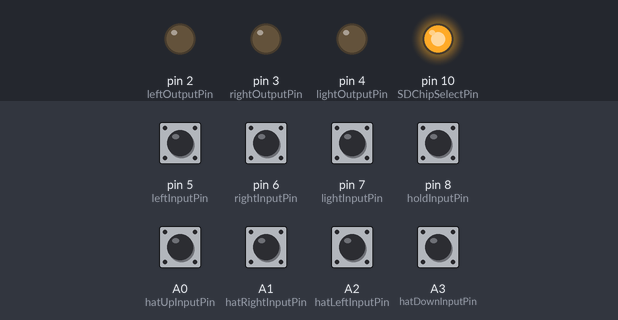
Simulated run of this sketch. Board: Arduino Uno, built with avr-gcc and run on an emulated ATmega328P. Shown: output pins drawn as LEDs (lit = HIGH). The test bench sets the inputs (shaded band); at power-on: A0 (hatUpInputPin), A1 (hatRightInputPin), A2 (hatLeftInputPin), A3 (hatDownInputPin), pin 5 (leftInputPin), pin 6 (rightInputPin), pin 7 (lightInputPin), pin 8 (holdInputPin) HIGH. Storage starts empty; the audio player accepts every command and is not drawn.

Above: at 1.2 s.
1.3 s: pin 5 (leftInputPin) pulled LOW for 0.15 s
At 1.37 s:
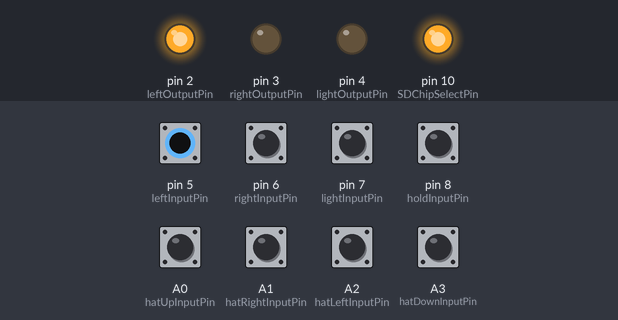
2.9 s: pin 6 (rightInputPin) pulled LOW for 0.15 s
At 2.97 s:
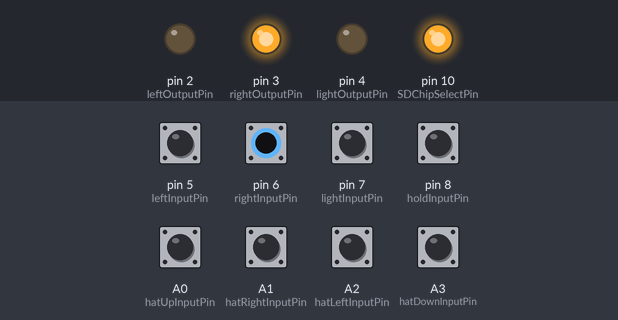
4.5 s: pin 7 (lightInputPin) pulled LOW for 0.15 s
At 4.57 s:
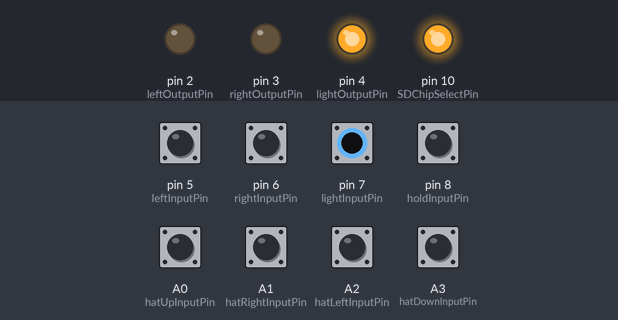
6.1 s: pin 5 (leftInputPin) driven LOW and pin 7 (lightInputPin) driven LOW
At 7.3 s:
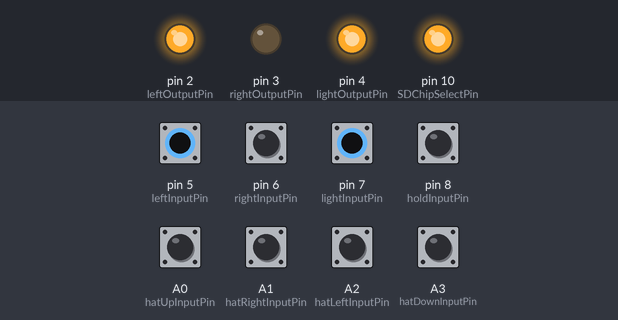
7.6 s: pin 6 (rightInputPin) pulled LOW for 1 s
At 8.4 s:
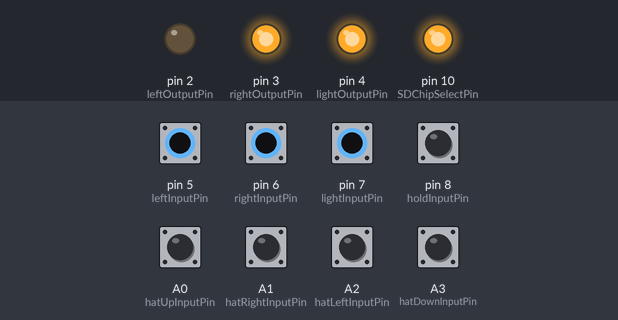
10.1 s: pin 7 (lightInputPin) driven HIGH
At 10.4 s:
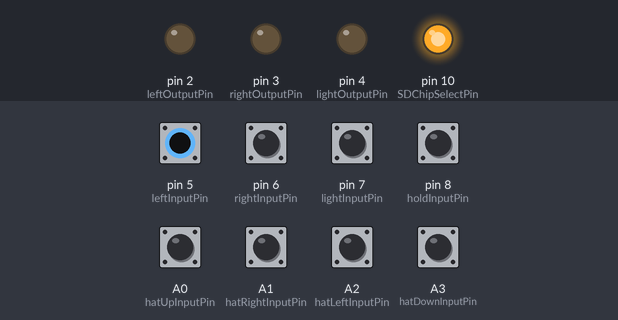
Timing chart, 0 to 12.6 s (numbered marks = the images above; inputs shaded):
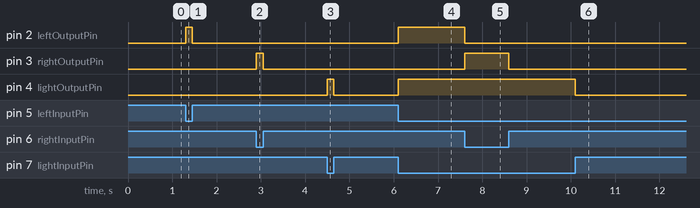

The sketch:

Alec_car.ino
```cpp
#include "SPI.h"
#include "SD.h"
#include <TMRpcm.h>

// Pin assignments
#define leftInputPin 5
#define leftOutputPin 2
#define rightInputPin 6
#define rightOutputPin 3
#define lightInputPin 7
#define lightOutputPin 4
#define holdInputPin 8
#define SDChipSelectPin 10
#define speakerOutputPin 9
#define hatUpInputPin A0
#define hatRightInputPin A1
#define hatLeftInputPin A2
#define hatDownInputPin A3

// Turn signal variables
bool leftPressedDown = false;
bool leftPressed = false;
bool rightPressedDown = false;
bool rightPressed = false;
bool lightPressedDown = false;
bool lightPressed = false;
bool holdPressedDown = false;
bool oldHoldPressedDown = false;
bool holdSignal = false;
bool holdLight = false;

// Debouncing variables
unsigned long lastTurnDebounceTime = 0;
unsigned long lastHoldDebounceTime = 0;
unsigned long lastLightDebounceTime = 0;
unsigned long lastSoundDebounceTime = 0;
unsigned long debounceDelay = 50;

// Sound variables
TMRpcm tmrpcm;
bool hatUpPressedDown = false;
bool hatUpPressed = false;
bool hatRightPressedDown = false;
bool hatRightPressed = false;
bool hatLeftPressedDown = false;
bool hatLeftPressed = false;
bool hatDownPressedDown = false;
bool hatDownPressed = false;

void setup() {
  // Turn setup
  pinMode(leftOutputPin, OUTPUT);
  pinMode(rightOutputPin, OUTPUT);
  pinMode(lightOutputPin, OUTPUT);
  pinMode(leftInputPin, INPUT_PULLUP);
  pinMode(rightInputPin, INPUT_PULLUP);
  pinMode(lightInputPin, INPUT_PULLUP);
  pinMode(holdInputPin, INPUT_PULLUP);

  digitalWrite(leftOutputPin, LOW);
  digitalWrite(rightOutputPin, LOW);
  digitalWrite(lightOutputPin, LOW);

  // Sound Setup
  pinMode(SDChipSelectPin, OUTPUT);
  digitalWrite(SDChipSelectPin, HIGH);

  pinMode(hatUpInputPin, INPUT_PULLUP);
  pinMode(hatRightInputPin, INPUT_PULLUP);
  pinMode(hatLeftInputPin, INPUT_PULLUP);
  pinMode(hatDownInputPin, INPUT_PULLUP);

  tmrpcm.speakerPin = speakerOutputPin;

  SD.begin(SDChipSelectPin);

  tmrpcm.play("startup.wav");
}

void resetOtherSignal(int outputPin) {
  if (outputPin == leftOutputPin) {
    digitalWrite(rightOutputPin, LOW);
  } else if (outputPin == rightOutputPin) {
    digitalWrite(leftOutputPin, LOW);
  }
}

void resetAllSignals() {
  digitalWrite(rightOutputPin, LOW);
  digitalWrite(leftOutputPin, LOW);
  holdSignal = false;
}

void handleSignal(bool pressed, int outputPin, bool &pressedDown) {
  if (pressed && holdPressedDown) {
    holdSignal = true;
  }

  if (pressed != pressedDown) {

    if ((millis() - lastTurnDebounceTime) > debounceDelay) {
      lastTurnDebounceTime = millis();

      if (pressed || !holdSignal) {
        digitalWrite(outputPin, pressed);
        holdSignal = false;
      }

      if (pressed) {
        resetOtherSignal(outputPin);
      }
    }
  }

  pressedDown = pressed;
}

void loop() {
  // Turn signal loop
  holdPressedDown = !digitalRead(holdInputPin);
  leftPressed = !digitalRead(leftInputPin);
  rightPressed = !digitalRead(rightInputPin);

  handleSignal(leftPressed, leftOutputPin, leftPressedDown);
  handleSignal(rightPressed, rightOutputPin, rightPressedDown);

  if (holdPressedDown && !oldHoldPressedDown && !leftPressed && !rightPressed && holdSignal) {
    if ((millis() - lastHoldDebounceTime) > debounceDelay) {
      lastHoldDebounceTime = millis();

      resetAllSignals();
    }
  }

  // Light loop
  lightPressed = !digitalRead(lightInputPin);

  if (lightPressed && holdPressedDown) {
    holdLight = true;
  }

  if (lightPressed != lightPressedDown) {

    if ((millis() - lastLightDebounceTime) > debounceDelay) {
      lastLightDebounceTime = millis();

      if (lightPressed || !holdLight) {
        digitalWrite(lightOutputPin, lightPressed);
        holdLight = false;
      }
    }
  }

  lightPressedDown = lightPressed;

  oldHoldPressedDown = holdPressedDown;

  // Sound loop
  hatUpPressed = !digitalRead(hatUpInputPin);
  hatRightPressed = !digitalRead(hatRightInputPin);
  hatLeftPressed = !digitalRead(hatLeftInputPin);
  hatDownPressed = !digitalRead(hatDownInputPin);

  if (hatUpPressed != hatUpPressedDown && hatUpPressed) {
    if ((millis() - lastSoundDebounceTime) > debounceDelay) {
      lastSoundDebounceTime = millis();

      tmrpcm.play("up.wav");
    }
  }
  if (hatRightPressed != hatRightPressedDown && hatRightPressed) {
    if ((millis() - lastSoundDebounceTime) > debounceDelay) {
      lastSoundDebounceTime = millis();

      tmrpcm.play("right.wav");
    }
  }
  if (hatLeftPressed != hatLeftPressedDown && hatLeftPressed) {
    if ((millis() - lastSoundDebounceTime) > debounceDelay) {
      lastSoundDebounceTime = millis();

      tmrpcm.play("left.wav");
    }
  }
  if (hatDownPressed != hatDownPressedDown && hatDownPressed) {
    if ((millis() - lastSoundDebounceTime) > debounceDelay) {
      lastSoundDebounceTime = millis();

      tmrpcm.play("down.wav");
    }
  }

  hatUpPressedDown = hatUpPressed;
  hatRightPressedDown = hatRightPressed;
  hatLeftPressedDown = hatLeftPressed;
  hatDownPressedDown = hatDownPressed;
}
```

Measured:
- after the input at 1.3 s, pin 2 (leftOutputPin): LOW → HIGH at once, → LOW 0.15 s later
- after the input at 2.9 s, pin 3 (rightOutputPin): LOW → HIGH at once, → LOW 0.15 s later
- after the input at 4.5 s, pin 4 (lightOutputPin): LOW → HIGH at once, → LOW 0.15 s later
- after the input at 6.1 s, pin 2 (leftOutputPin), pin 4 (lightOutputPin): LOW → HIGH at once
- after the input at 7.6 s, pin 2 (leftOutputPin): HIGH → LOW at once; pin 3 (rightOutputPin): LOW → HIGH at once, → LOW 1.0 s later
- after the input at 10.1 s, pin 4 (lightOutputPin): HIGH → LOW at once
